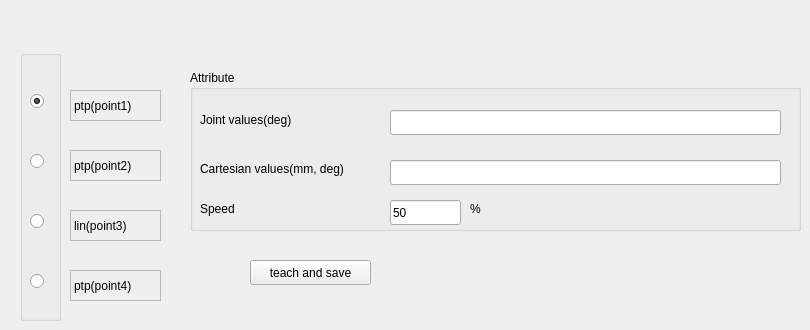
    <widget class="QWidget" name="PointList">
     <attribute name="title">
      <string>PointList</string>
     </attribute>
     <widget class="QGroupBox" name="groupBox">
      <property name="geometry">
       <rect>
        <x>190</x>
        <y>70</y>
        <width>611</width>
        <height>161</height>
       </rect>
      </property>
      <property name="title">
       <string>Attribute</string>
      </property>
      <widget class="QLineEdit" name="lineedit_joint_values">
       <property name="geometry">
        <rect>
         <x>200</x>
         <y>40</y>
         <width>391</width>
         <height>25</height>
        </rect>
       </property>
      </widget>
      <widget class="QLineEdit" name="lineedit_cart_values">
       <property name="geometry">
        <rect>
         <x>200</x>
         <y>90</y>
         <width>391</width>
         <height>25</height>
        </rect>
       </property>
      </widget>
      <widget class="QLabel" name="label_44">
       <property name="geometry">
        <rect>
         <x>10</x>
         <y>40</y>
         <width>121</width>
         <height>20</height>
        </rect>
       </property>
       <property name="text">
        <string>Joint values(deg)</string>
       </property>
      </widget>
      <widget class="QLabel" name="label_48">
       <property name="geometry">
        <rect>
         <x>10</x>
         <y>90</y>
         <width>201</width>
         <height>17</height>
        </rect>
       </property>
       <property name="text">
        <string>Cartesian values(mm, deg)</string>
       </property>
      </widget>
      <widget class="QLabel" name="label_49">
       <property name="geometry">
        <rect>
         <x>10</x>
         <y>130</y>
         <width>91</width>
         <height>17</height>
        </rect>
       </property>
       <property name="text">
        <string>Speed</string>
       </property>
      </widget>
      <widget class="QLineEdit" name="lineedit_speed">
       <property name="geometry">
        <rect>
         <x>200</x>
         <y>130</y>
         <width>71</width>
         <height>25</height>
        </rect>
       </property>
       <property name="text">
        <string>50</string>
       </property>
      </widget>
      <widget class="QLabel" name="label_50">
       <property name="geometry">
        <rect>
         <x>280</x>
         <y>130</y>
         <width>91</width>
         <height>17</height>
        </rect>
       </property>
       <property name="text">
        <string>%</string>
       </property>
      </widget>
     </widget>
     <widget class="QLabel" name="label_35">
      <property name="geometry">
       <rect>
        <x>70</x>
        <y>90</y>
        <width>91</width>
        <height>31</height>
       </rect>
      </property>
      <property name="frameShape">
       <enum>QFrame::StyledPanel</enum>
      </property>
      <property name="frameShadow">
       <enum>QFrame::Raised</enum>
      </property>
      <property name="text">
       <string>ptp(point1)</string>
      </property>
      <property name="wordWrap">
       <bool>false</bool>
      </property>
     </widget>
     <widget class="QLabel" name="label_40">
      <property name="geometry">
       <rect>
        <x>70</x>
        <y>150</y>
        <width>91</width>
        <height>31</height>
       </rect>
      </property>
      <property name="frameShape">
       <enum>QFrame::StyledPanel</enum>
      </property>
      <property name="frameShadow">
       <enum>QFrame::Raised</enum>
      </property>
      <property name="text">
       <string>ptp(point2)</string>
      </property>
      <property name="wordWrap">
       <bool>false</bool>
      </property>
     </widget>
     <widget class="QLabel" name="label_41">
      <property name="geometry">
       <rect>
        <x>70</x>
        <y>210</y>
        <width>91</width>
        <height>31</height>
       </rect>
      </property>
      <property name="frameShape">
       <enum>QFrame::StyledPanel</enum>
      </property>
      <property name="frameShadow">
       <enum>QFrame::Raised</enum>
      </property>
      <property name="text">
       <string>lin(point3)</string>
      </property>
      <property name="wordWrap">
       <bool>false</bool>
      </property>
     </widget>
     <widget class="QLabel" name="label_42">
      <property name="geometry">
       <rect>
        <x>70</x>
        <y>270</y>
        <width>91</width>
        <height>31</height>
       </rect>
      </property>
      <property name="frameShape">
       <enum>QFrame::StyledPanel</enum>
      </property>
      <property name="frameShadow">
       <enum>QFrame::Raised</enum>
      </property>
      <property name="text">
       <string>ptp(point4)</string>
      </property>
      <property name="wordWrap">
       <bool>false</bool>
      </property>
     </widget>
     <widget class="QPushButton" name="button_teach_save">
      <property name="geometry">
       <rect>
        <x>250</x>
        <y>260</y>
        <width>121</width>
        <height>25</height>
       </rect>
      </property>
      <property name="text">
       <string>teach and save</string>
      </property>
     </widget>
     <widget class="QGroupBox" name="gb_radio_button">
      <property name="geometry">
       <rect>
        <x>20</x>
        <y>50</y>
        <width>41</width>
        <height>271</height>
       </rect>
      </property>
      <property name="title">
       <string/>
      </property>
      <property name="checkable">
       <bool>false</bool>
      </property>
      <property name="checked">
       <bool>false</bool>
      </property>
      <widget class="QRadioButton" name="rb_point1">
       <property name="geometry">
        <rect>
         <x>10</x>
         <y>40</y>
         <width>21</width>
         <height>23</height>
        </rect>
       </property>
       <property name="text">
        <string/>
       </property>
       <property name="checked">
        <bool>true</bool>
       </property>
      </widget>
      <widget class="QRadioButton" name="rb_point2">
       <property name="geometry">
        <rect>
         <x>10</x>
         <y>100</y>
         <width>21</width>
         <height>23</height>
        </rect>
       </property>
       <property name="text">
        <string/>
       </property>
      </widget>
      <widget class="QRadioButton" name="rb_point3">
       <property name="geometry">
        <rect>
         <x>10</x>
         <y>160</y>
         <width>21</width>
         <height>23</height>
        </rect>
       </property>
       <property name="text">
        <string/>
       </property>
      </widget>
      <widget class="QRadioButton" name="rb_point4">
       <property name="geometry">
        <rect>
         <x>10</x>
         <y>220</y>
         <width>21</width>
         <height>23</height>
        </rect>
       </property>
       <property name="text">
        <string/>
       </property>
      </widget>
     </widget>
    </widget>
